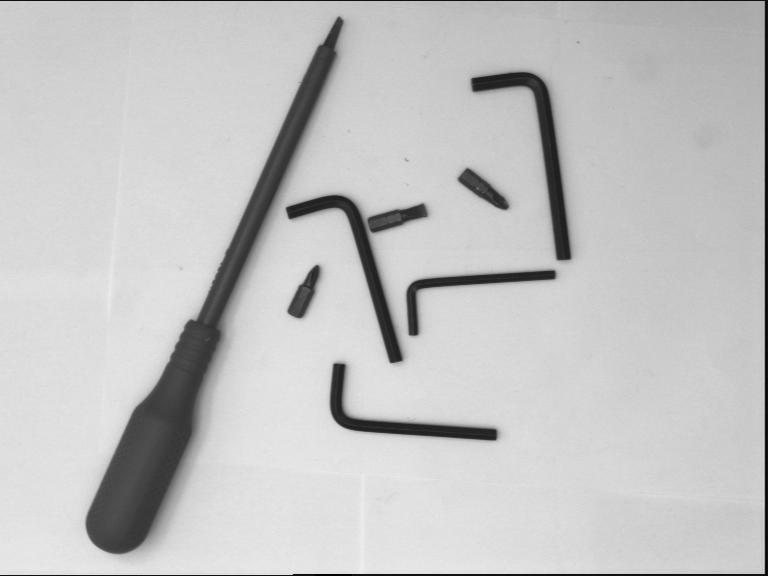
#> input picture Uebungsblatt_05/code/given/Testbild_Werkzeuge_768x576.png, 768 x 576 px; its folder holds 6 pictures in this run
$ python sheet05_TN_CT_LA.py
#> lines starting #> are read from the running program, lines starting #| are printed output that depends on the picture; after the words box and inside, x2 and y2 are one past the last pixel; in counts of white or black regions, pixels touching at a corner belong together
#> in exercise3, image is the input picture: shape (576, 768); min 1, max 239, mean 194.7
import cv2
import numpy as np
from os.path import join, dirname

def binarization(gray_u8, thresholds):
    img = np.asarray(gray_u8, dtype=np.uint8)

    def normalize(values):
        if not values:
            return []
        clipped = [min(max(int(v), 0), 255) for v in values]
        return sorted(set(clipped))

    def colorize(thr_list):
        labels = np.digitize(img, thr_list, right=False)
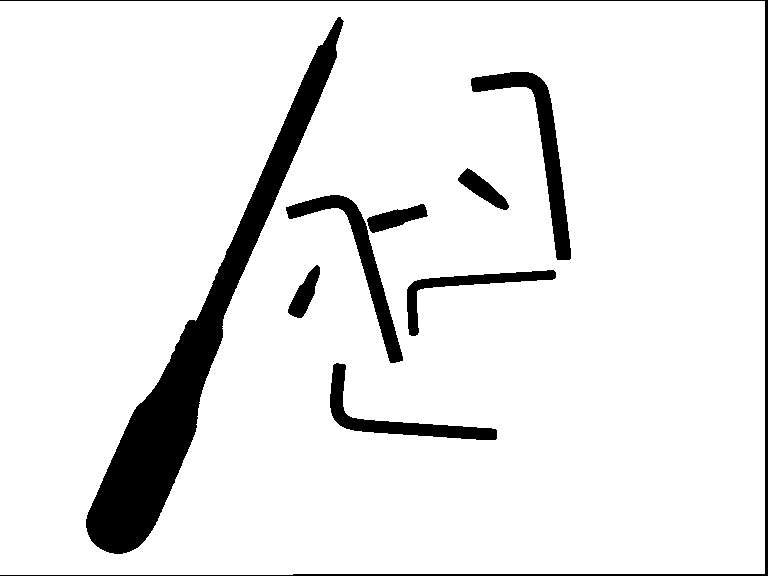
#> labels: shape (576, 768) int64; values 0 (black) and 1 (white), 91.3% white; 9 black regions, largest, box (x1, y1, x2, y2) and area: (86, 17, 344, 554) 21002, (0, 0, 768, 576) 3730, (471, 72, 571, 260) 3728
        if len(thr_list) <= 1:
            binary = ((labels > 0) * 255).astype(np.uint8)
            return cv2.cvtColor(binary, cv2.COLOR_GRAY2BGR)
        palette = np.array([
            [0, 0, 0],
            [255, 255, 255],
            [255, 0, 0],
            [0, 255, 0],
            [0, 0, 255],
            [255, 255, 0],
            [255, 0, 255],
            [0, 255, 255],
            [128, 128, 128],
            [0, 128, 255],
        ], dtype=np.uint8)
        colors = palette[: len(thr_list) + 1]
        return colors[labels]

    preset_thresholds = normalize(thresholds)#damit die gui nicht erscheint für die aufgabe 2
    if preset_thresholds:
        return colorize(preset_thresholds)

    window = "Interaktive Binarisierung"
    cv2.namedWindow(window)
    cv2.createTrackbar("Anzahl", window, 1, 9, lambda _: None)
    for idx in range(9):
        cv2.createTrackbar(f"T{idx + 1}", window, 128, 255, lambda _: None)

    original = cv2.cvtColor(img, cv2.COLOR_GRAY2BGR)
    view = original.copy()
    last_thresholds = []

    while True:
        if cv2.getWindowProperty(window, cv2.WND_PROP_VISIBLE) < 1:
            break

        count = cv2.getTrackbarPos("Anzahl", window)
        count = max(0, min(count, 9))
        current = [cv2.getTrackbarPos(f"T{idx + 1}", window) for idx in range(count)]
        current = normalize(current)
        view = original.copy() if not current else colorize(current)
        last_thresholds = current
        cv2.imshow(window, np.hstack((original, view)))

        key = cv2.waitKey(20) & 0xFF
        if key in (27, ord('q')):
            break

    cv2.destroyWindow(window)
    filename = f"Ex1_interactive_{'_'.join(map(str, last_thresholds)) or 'no_thr'}.png"
    output_path = join(dirname(__file__), filename)
    cv2.imwrite(output_path, view)
    print(f"Interaktives Ergebnis gespeichert unter: {output_path}")
    return view


def exercise1(image_folder=".", input=None):
    try:
        image = cv2.imread(join(image_folder, input), cv2.IMREAD_GRAYSCALE)

    except FileNotFoundError:
        print("Fehler beim Laden des Bildes. Bitte Pfad und Dateinamen prüfen.")
        return
    if image is None:
        print("Fehler beim Laden des Bildes. Bitte Pfad und Dateinamen prüfen.")
        return

    print("Öffne interaktive Binarisierung. Verwenden Sie die Regler und schließen Sie mit 'q' oder ESC.")
    binarization(image, thresholds=None)


def connected_component_labeling(source, neighborhood=8):
#> called with neighborhood = 8
    if source.ndim == 3:
        gray = cv2.cvtColor(source, cv2.COLOR_BGR2GRAY)
    else:
        gray = source.copy()

    object_mask = gray == 0
    height, width = gray.shape
#> height = 576; width = 768
    labels = np.zeros((height, width), dtype=np.int32)

    parent = [0]

    def make_set():
        parent.append(len(parent))
        return len(parent) - 1

    def find(label):
        while parent[label] != label:
            parent[label] = parent[parent[label]]
            label = parent[label]
        return label

    def union(a, b):
        root_a, root_b = find(a), find(b)
        if root_a != root_b:
            parent[root_b] = root_a

    if neighborhood == 8:
        neighbor_offsets = [(-1, -1), (-1, 0), (-1, 1), (0, -1)]
    else:
        neighbor_offsets = [(-1, 0), (0, -1)]

    for y in range(height):
        for x in range(width):
            if not object_mask[y, x]:
                continue

            neighbor_labels = []
            for dy, dx in neighbor_offsets:
                ny, nx = y + dy, x + dx
                if 0 <= ny < height and 0 <= nx < width:
                    neighbor_label = labels[ny, nx]
                    if neighbor_label > 0:
                        neighbor_labels.append(neighbor_label)

            if neighbor_labels:
                min_label = min(neighbor_labels)
                labels[y, x] = min_label
                for other_label in neighbor_labels:
                    if other_label != min_label:
                        union(min_label, other_label)
            else:
                new_label = make_set()
                labels[y, x] = new_label
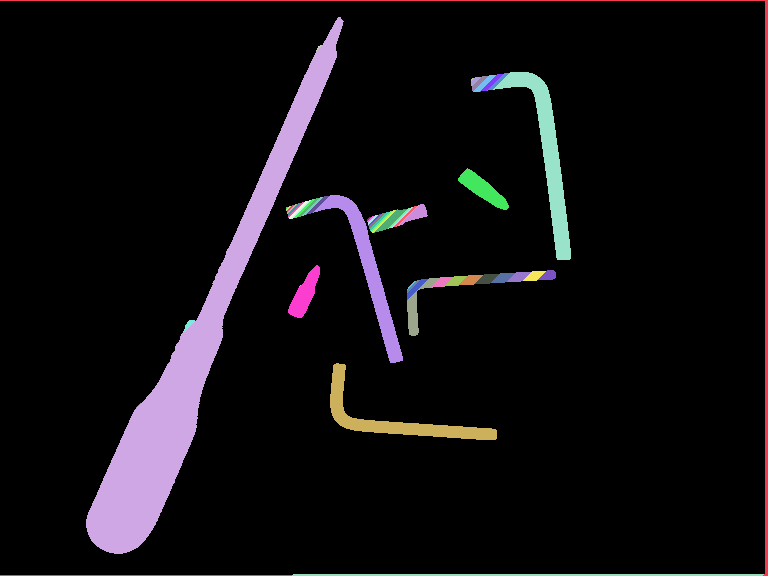
#> labels: shape (576, 768) int32; 61 distinct labels, from 0 to 60; one colour per label, 0 black

    colorized = np.full((height, width, 3), 255, dtype=np.uint8)
    label_color = {}
    palette = np.array([
        [255, 0, 0],
        [0, 255, 0],
        [0, 0, 255],
        [255, 255, 0],
        [255, 0, 255],
        [0, 255, 255],
        [128, 0, 128],
        [0, 128, 255],
        [128, 128, 0],
        [255, 128, 0],
    ], dtype=np.uint8)

    for y in range(height):
        for x in range(width):
            label = labels[y, x]
            if label == 0:
                continue

            root_label = find(label)
            labels[y, x] = root_label

            if root_label not in label_color:
                color_index = (len(label_color)) % len(palette)
                label_color[root_label] = tuple(int(c) for c in palette[color_index])

            colorized[y, x] = label_color[root_label]
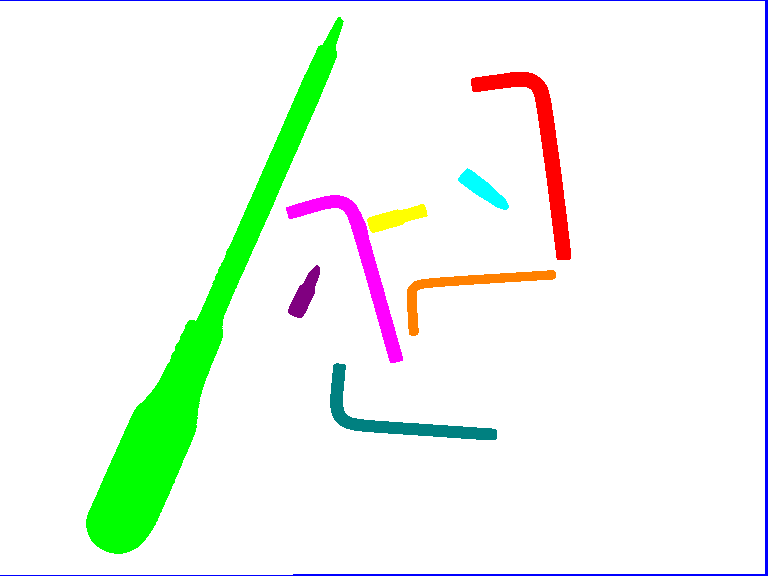
#> colorized: shape (576, 768, 3); mean of channels 0, 1, 2 238.2, 247.2, 238.5; drawn as B, G, R
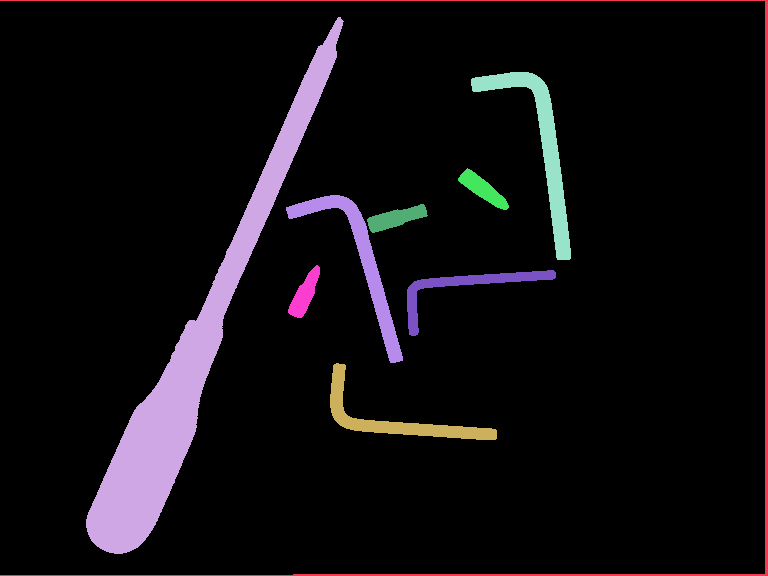
#> labels: shape (576, 768) int32; 10 distinct labels, from 0 to 56; one colour per label, 0 black

    return colorized


def exercise3(image_folder=".", threshold=120):
    try:
        image = cv2.imread(join(image_folder, "Testbild_Werkzeuge_768x576.png"), cv2.IMREAD_GRAYSCALE)
    except FileNotFoundError:
        print("Fehler beim Laden des Bildes. Bitte Pfad und Dateinamen prüfen.")
        return

    binary_color = binarization(image, thresholds=[threshold])
    binary_gray = cv2.cvtColor(binary_color, cv2.COLOR_BGR2GRAY)
    labeled_image = connected_component_labeling(binary_gray)

    cv2.imshow("Ex. 3) Region Labeling", labeled_image)
    cv2.waitKey(0)
    saved_1 = cv2.imwrite("Ex. 3) Region Labeling.png", labeled_image)
    print("Gespeichert:", saved_1)
#| Gespeichert: True
    cv2.destroyAllWindows()


if __name__ == "__main__":
    image_folder = dirname(__file__)

    # ------------------
    # --- EXERCISE 1 ---
    # ------------------

    #exercise1(image_folder=image_folder, input="Kopf-MRT-Toenn.png")


    # ------------------
    # --- EXERCISE 3 ---
    # ------------------

    exercise3(image_folder=image_folder, threshold=120)
